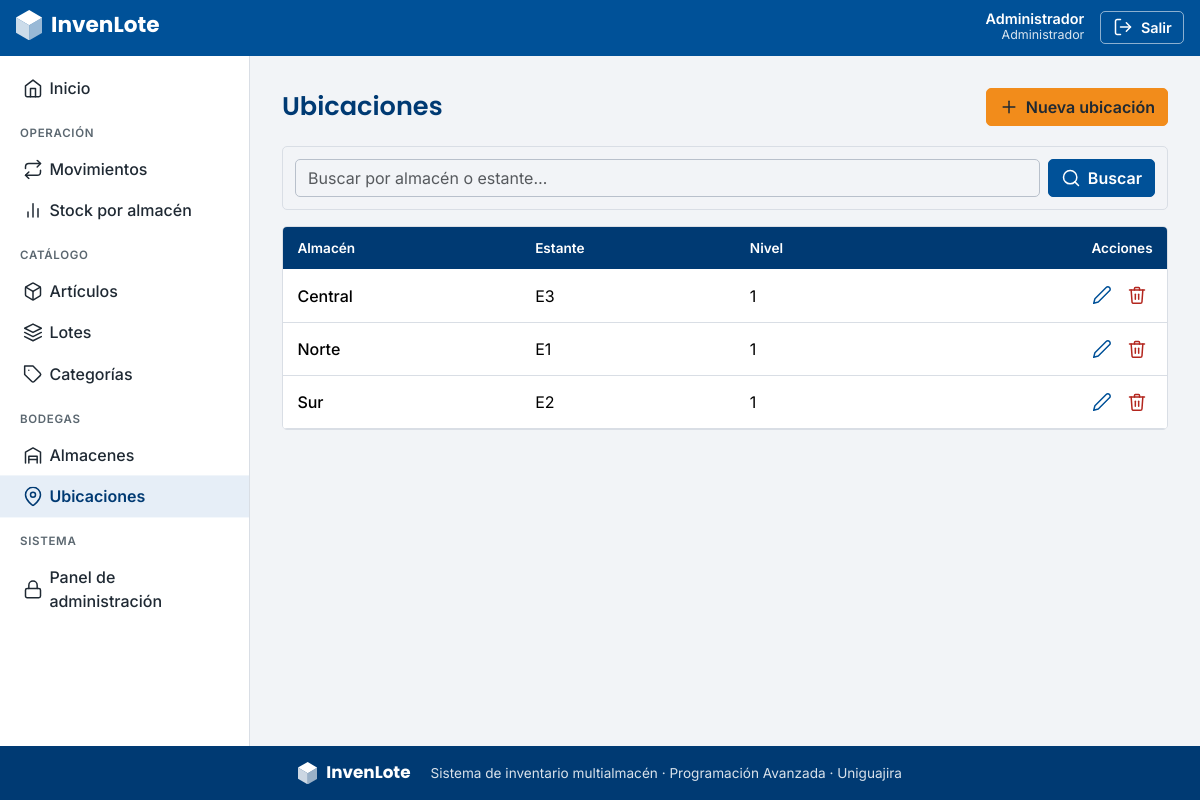
The page /ubicaciones/ (signed in) on the database its author committed.
### apps/usuarios/models.py (models this page shows, shortened)
class Usuario(AbstractUser):
    class Rol(models.TextChoices):
        ADMIN = "ADMIN", "Administrador"
        JEFE = "JEFE", "Jefe de bodega"
        BODEGUERO = "BODEGUERO", "Bodeguero"
    pk_usu_id = models.BigAutoField(primary_key=True)
    usu_rol = models.CharField("rol", max_length=10, choices=Rol.choices, default=Rol.BODEGUERO)
    class Meta:
        db_table = "tbl_usuario"
        verbose_name = "usuario"
        verbose_name_plural = "usuarios"

### apps/ubicaciones/models.py (models this page shows, shortened)
class Ubicacion(models.Model):
    pk_ubi_id = models.BigAutoField(primary_key=True)
    fk_alm = models.ForeignKey(
        "almacenes.Almacen", on_delete=models.CASCADE, related_name="ubicaciones", verbose_name="almacén"
    )
    ubi_estante = models.CharField("estante", max_length=20)
    ubi_nivel = models.CharField("nivel", max_length=20, blank=True)
    class Meta:
        db_table = "tbl_ubicacion"
        verbose_name = "ubicación"
        verbose_name_plural = "ubicaciones"

### apps/almacenes/models.py (models this page shows, shortened)
class Almacen(models.Model):
    pk_alm_id = models.BigAutoField(primary_key=True)
    alm_nombre = models.CharField("nombre", max_length=100)
    alm_direccion = models.CharField("dirección", max_length=150)
    class Meta:
        db_table = "tbl_almacen"
        verbose_name = "almacén"
        verbose_name_plural = "almacenes"

### apps/ubicaciones/views.py (the view)
# urls.py: path("", views.UbicacionLista.as_view(), name="lista"),
class UbicacionLista(PermissionRequiredMixin, BusquedaMixin, ListView):
    model = Ubicacion
    permission_required = "ubicaciones.view_ubicacion"
    campos_busqueda = ('ubi_estante', 'ubi_nivel', 'fk_alm__alm_nombre',)
    paginate_by = 10
    queryset = Ubicacion.objects.select_related('fk_alm').order_by('fk_alm__alm_nombre', 'ubi_estante')

### config/context.py (called while the page is built)
def rol_usuario(request):
    usuario = request.user
    if not usuario.is_authenticated:
        return {}
    return {"rol": usuario.get_usu_rol_display()}

### config/mixins.py (called while the page is built)
    def get_queryset(self):
        consulta = super().get_queryset()
        texto = self.request.GET.get("q", "").strip()
        if texto and self.campos_busqueda:
            condicion = Q()
            for campo in self.campos_busqueda:
                condicion |= Q(**{f"{campo}__icontains": texto})
            consulta = consulta.filter(condicion)
        return consulta

    def get_context_data(self, **kwargs):
        contexto = super().get_context_data(**kwargs)
        contexto["q"] = self.request.GET.get("q", "").strip()
        parametros = self.request.GET.copy()
        parametros.pop("page", None)
        contexto["query"] = parametros.urlencode()
        return contexto

### templates/ubicaciones/ubicacion_list.html (shortened to what this page needs)
{% extends "base.html" %}
{% block contenido %}
{% url 'ubicaciones:crear' as url_nuevo %}
{% include "includes/encabezado_lista.html" with titulo="Ubicaciones" url_nuevo=url_nuevo texto_nuevo="Nueva ubicación" permiso=perms.ubicaciones.add_ubicacion placeholder="Buscar por almacén o estante…" %}
<div class="card tabla-tarjeta">
  <div class="table-responsive">
    <table class="table align-middle mb-0">
      <thead><tr><th>Almacén</th><th>Estante</th><th>Nivel</th><th class="text-end">Acciones</th></tr></thead>
      <tbody>
        {% for obj in object_list %}
        <tr>
          <td class="fw-medium">{{ obj.fk_alm.alm_nombre }}</td><td>{{ obj.ubi_estante }}</td><td>{{ obj.ubi_nivel|default:"—" }}</td>
          <td class="text-end">
            {% url 'ubicaciones:editar' obj.pk as url_editar %}{% url 'ubicaciones:eliminar' obj.pk as url_eliminar %}
            {% include "includes/acciones_fila.html" with url_editar=url_editar url_eliminar=url_eliminar puede_editar=perms.ubicaciones.change_ubicacion puede_eliminar=perms.ubicaciones.delete_ubicacion %}
          </td>
        </tr>
        {% empty %}
        <tr><td colspan="9" class="vacio">{% if q %}No hay resultados para «{{ q }}».{% else %}Todavía no hay ubicaciones registrados.{% endif %}</td></tr>
        {% endfor %}
      </tbody>
    </table>
  </div>
</div>
{% endblock %}

### templates/includes/navbar.html (shortened to what this page needs)
<header class="barra-superior">
  <div class="barra-interna">
    <a class="marca" href="{% url 'inicio' %}" aria-label="InvenLote, ir al inicio">
      {% include "includes/logo.html" with blanco=True %}
    </a>
    {% if user.is_authenticated %}
    <div class="usuario">
      <div class="usuario-datos d-none d-sm-block">
        <div class="usuario-nombre">{{ user.get_full_name|default:user.username }}</div>
        <div class="usuario-rol">{{ rol }}</div>
      </div>
      <form method="post" action="{% url 'logout' %}">
        <button type="submit" class="btn-salir">{% include "includes/icono.html" with nombre="salir" %}<span>Salir</span></button>
      </form>
    </div>
    {% endif %}
  </div>
</header>

### templates/includes/icono.html
<svg class="ic" width="20" height="20" viewBox="0 0 24 24" aria-hidden="true" focusable="false"><use href="#i-{{ nombre }}"/></svg>

### templates/includes/acciones_fila.html (shortened to what this page needs)
<div class="acciones">
  {% if puede_editar %}<a class="icono-accion" href="{{ url_editar }}" title="Editar" aria-label="Editar">{% include "includes/icono.html" with nombre="pencil" %}</a>{% endif %}
  {% if puede_eliminar %}<a class="icono-accion peligro" href="{{ url_eliminar }}" title="Eliminar" aria-label="Eliminar">{% include "includes/icono.html" with nombre="trash" %}</a>{% endif %}
</div>

### static/invenlote/app.css (style rules this page uses)
:root { --il-azul: #005198; --il-azul-oscuro: #003A73; --il-naranja: #F28C1B; --il-gris: #F2F4F7; --il-texto: #1F2933; --il-suave: #5B6770; --il-borde: #D9DEE5; --il-rojo: #B3261E; --il-verde: #1E7B3A; --bs-primary: var(--il-azul); --bs-primary-rgb: 0, 81, 152; --bs-link-color: var(--il-azul); --bs-link-color-rgb: 0, 81, 152; --bs-link-hover-color: var(--il-azul-oscuro); --bs-body-color: var(--il-texto); --bs-body-bg: var(--il-gris); --bs-body-font-family: 'Inter', system-ui, -apple-system, 'Segoe UI', sans-serif; --bs-border-color: var(--il-borde); --bs-border-radius: 5px; --bs-border-radius-sm: 5px; --bs-border-radius-lg: 5px; }
body { background: var(--il-gris); color: var(--il-texto); display: flex; flex-direction: column; min-height: 100vh; }
a { text-decoration: none; }
.ic { flex: none; fill: none; stroke: currentColor; stroke-width: 1.8; stroke-linecap: round; stroke-linejoin: round; vertical-align: -4px; margin-right: .4rem; }
.barra-superior { background: var(--il-azul); color: #fff; position: sticky; top: 0; z-index: 1030; }
.barra-interna { display: flex; align-items: center; gap: .75rem; padding: .6rem 1rem; max-width: 1500px; margin: 0 auto; }
.marca { color: #fff; margin-right: auto; }
.usuario { display: flex; align-items: center; gap: 1rem; }
.usuario-nombre { font-weight: 600; font-size: .9rem; line-height: 1.1; text-align: right; }
.usuario-rol { font-size: .78rem; opacity: .85; text-align: right; }
.btn-salir { background: transparent; color: #fff; border: 1px solid rgba(255,255,255,.55); border-radius: 5px; padding: .3rem .7rem; font-weight: 600; font-size: .9rem; }
.btn-salir .ic { margin-right: .3rem; }
.card { border-color: var(--il-borde); border-radius: 5px; box-shadow: none; }
.tabla-tarjeta { overflow: hidden; }
.table { --bs-table-bg: #fff; margin-bottom: 0; }
.table thead th { background: var(--il-azul-oscuro); color: #fff; font-weight: 600; font-size: .85rem; white-space: nowrap; border-bottom: 0; padding: .7rem .9rem; }
.table td { padding: .65rem .9rem; vertical-align: middle; }
.acciones { display: inline-flex; gap: .25rem; }
.icono-accion { display: inline-flex; padding: .35rem; border-radius: 5px; color: var(--il-azul); }
.icono-accion .ic { margin: 0; }
.icono-accion.peligro { color: var(--il-rojo); }

### rows shown on the page
Usuario: get_full_name "Administrador", first_name "Administrador"
Ubicacion: fk_alm.alm_nombre "Central", ubi_estante "E3", ubi_nivel "1"
Ubicacion: fk_alm.alm_nombre "Norte", ubi_estante "E1", ubi_nivel "1"
Ubicacion: fk_alm.alm_nombre "Sur", ubi_estante "E2", ubi_nivel "1"

### other values the page prints
{{ titulo }} "Ubicaciones"
{{ texto_nuevo }} "Nueva ubicación"
